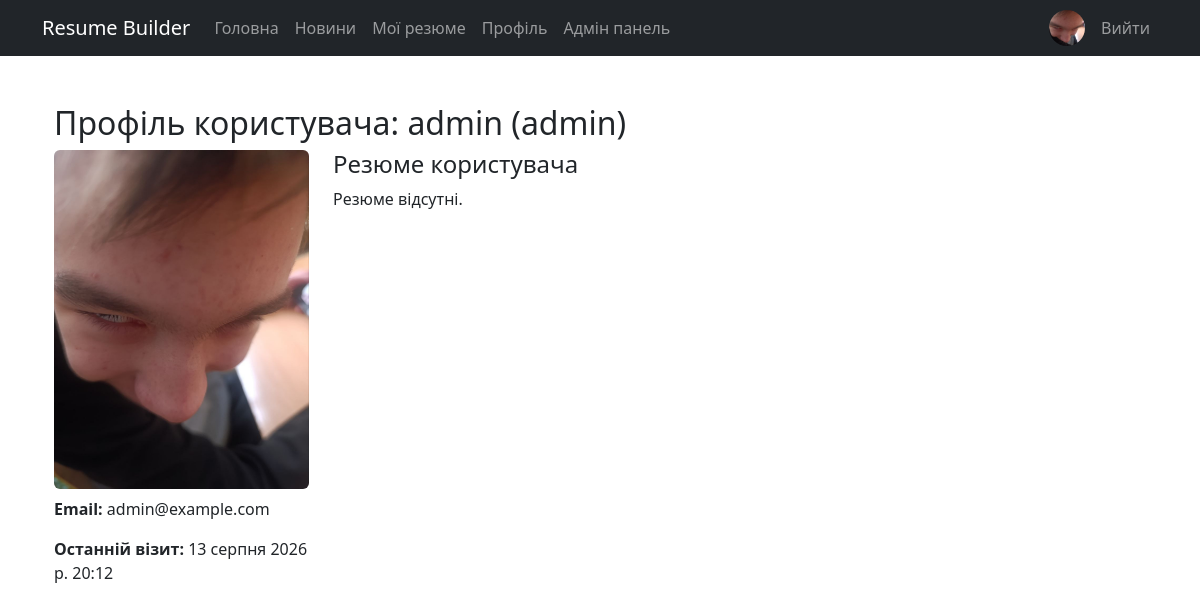
/custom-admin/profile/2/ (signed in), run on the app's committed database.
### builder/models.py (models this page shows, shortened)
class Profile(models.Model):
    user = models.OneToOneField(User, on_delete=models.CASCADE, related_name='profile')
    full_name = models.CharField(max_length=200)
    title = models.CharField(max_length=200, blank=True)
    email = models.EmailField(blank=True)
    phone = models.CharField(max_length=50, blank=True)
    location = models.CharField(max_length=200, blank=True)
    bio = models.TextField(blank=True)
    photo = models.ImageField(upload_to='profiles/', blank=True, null=True)
    last_seen = models.DateTimeField(null=True, blank=True)

### builder/views.py (the view)
# urls.py: path('custom-admin/profile/<int:pk>/', views.admin_profile_detail, name='admin_profile_detail'),
@user_passes_test(lambda user: user.is_superuser)
def admin_profile_detail(request, pk):
    profile = get_object_or_404(Profile, pk=pk)
    resumes = Resume.objects.filter(user=profile.user).order_by('-updated_at')
    return render(request, 'admin_profile_detail.html', {'profile': profile, 'resumes': resumes})

### builder/context_processors.py (called while the page is built)
def user_profile(request):
    if request.user.is_authenticated:
        profile = Profile.objects.filter(user=request.user).first()
        return {'user_profile': profile}
    return {'user_profile': None}

### templates/admin_profile_detail.html
{% extends 'base.html' %}
{% block content %}
<div class="container mt-4">
  <h2>Профіль користувача: {{ profile.full_name }} ({{ profile.user.username }})</h2>
  <div class="row">
    <div class="col-md-3">
      {% if profile.photo %}
        <img src="{{ profile.photo.url }}" class="img-fluid rounded" alt="Фото">
      {% else %}
        <div class="border rounded p-4 text-center">Немає фото</div>
      {% endif %}
      <p class="mt-2"><strong>Email:</strong> {{ profile.user.email }}</p>
      <p><strong>Останній візит:</strong> {{ profile.last_seen }}</p>
    </div>
    <div class="col-md-9">
      <h4>Резюме користувача</h4>
      {% if resumes %}
        <ul class="list-group">
        {% for r in resumes %}
          <li class="list-group-item d-flex justify-content-between align-items-center">
            <div>
              <strong>{{ r.title }}</strong>
              <div class="text-muted small">Статус: {{ r.get_status_display }} {% if r.is_deleted %}(архів){% endif %}</div>
            </div>
            <div>
              <a href="{% url 'admin_resume_detail' r.pk %}" class="btn btn-sm btn-outline-primary">Деталі</a>
              {% if r.is_public and not r.is_deleted %}
                <a href="{% url 'resume_public_detail' r.pk %}" class="btn btn-sm btn-secondary">Перегляд публічний</a>
              {% endif %}
            </div>
          </li>
        {% endfor %}
        </ul>
      {% else %}
        <p>Резюме відсутні.</p>
      {% endif %}
    </div>
  </div>
</div>
{% endblock %}

### templates/base.html (shortened to what this page needs)
<!DOCTYPE html>
<html lang="uk">
<head>
    <link rel="stylesheet" href="https://cdn.jsdelivr.net/npm/bootstrap@5.3.3/dist/css/bootstrap.min.css">
</head>
<body>
<nav class="navbar navbar-expand-lg navbar-dark bg-dark">
    <div class="container">
        <a class="navbar-brand" href="{% url 'home' %}">Resume Builder</a>
        <div class="collapse navbar-collapse">
            <ul class="navbar-nav me-auto">
                <li class="nav-item"><a class="nav-link" href="{% url 'home' %}">Головна</a></li>
                <li class="nav-item"><a class="nav-link" href="{% url 'news_list' %}">Новини</a></li>
                {% if user.is_authenticated %}
                <li class="nav-item"><a class="nav-link" href="{% url 'resume_list' %}">Мої резюме</a></li>
                <li class="nav-item"><a class="nav-link" href="{% url 'profile_list' %}">Профіль</a></li>
                {% if user.is_superuser %}
                <li class="nav-item"><a class="nav-link" href="{% url 'custom_admin_dashboard' %}">Адмін панель</a></li>
                {% endif %}
                {% endif %}
            </ul>
            <ul class="navbar-nav align-items-center">
                {% if user.is_authenticated %}
                <li class="nav-item me-2">
                    <a class="nav-link p-0" href="{% url 'profile_list' %}">
                        {% if user_profile and user_profile.photo %}
                        <img src="{{ user_profile.photo.url }}" alt="avatar" class="rounded-circle" style="width:36px;height:36px;object-fit:cover;">
                        {% else %}
                        <div class="rounded-circle bg-secondary text-white d-flex align-items-center justify-content-center" style="width:36px;height:36px;font-weight:600;">{{ user.username|slice:":1"|upper }}</div>
                        {% endif %}
                    </a>
                </li>
                <li class="nav-item"><a class="nav-link" href="{% url 'logout' %}">Вийти</a></li>
                {% else %}
                <li class="nav-item"><a class="nav-link" href="{% url 'login' %}">Увійти</a></li>
                <li class="nav-item"><a class="nav-link" href="{% url 'register' %}">Реєстрація</a></li>
                {% endif %}
            </ul>
        </div>
    </div>
</nav>
<div class="container py-4">
    {% block content %}{% endblock %}
</div>
</body>
</html>

### data on the page
Profile: photo (picture), full_name "admin", user.username "admin", user.email "admin@example.com", last_seen "13 серпня 2026 р. 20:12"
